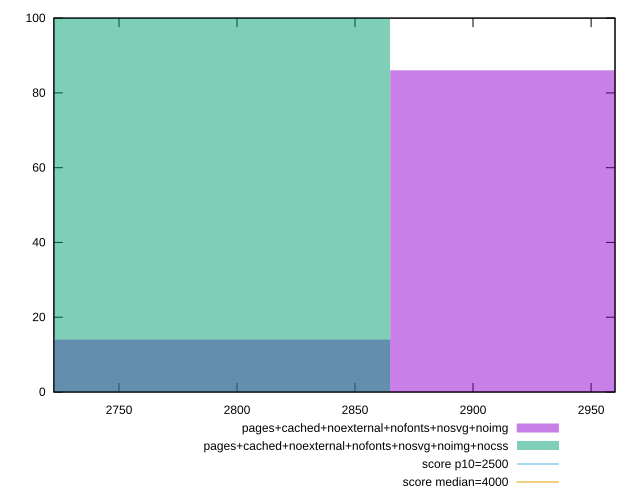

The gnuplot source for this figure:
reset

$pagesCachedNoexternalNofontsNosvgNoimg <<EOF
2783.0621703016272 14
2946.7717097311347 86
EOF

$pagesCachedNoexternalNofontsNosvgNoimgNocss <<EOF
2783.0621703016272 100
EOF

set key outside below
set boxwidth 163.7095394295075
set xrange [2722.4326:2960.146499999999]
set yrange [0:100]
set trange [0:100]
set style fill transparent solid 0.5 noborder

set parametric
set terminal svg size 640, 500 enhanced background rgb 'white'
set output "report_00007_2020-12-11T15:55:29.892Z/largest-contentful-paint/comparison/histogram/11_vs_12.svg"

plot $pagesCachedNoexternalNofontsNosvgNoimg title "pages+cached+noexternal+nofonts+nosvg+noimg" with boxes, \
     $pagesCachedNoexternalNofontsNosvgNoimgNocss title "pages+cached+noexternal+nofonts+nosvg+noimg+nocss" with boxes, \
     2500,t title "score p10=2500", \
     4000,t title "score median=4000"

reset
